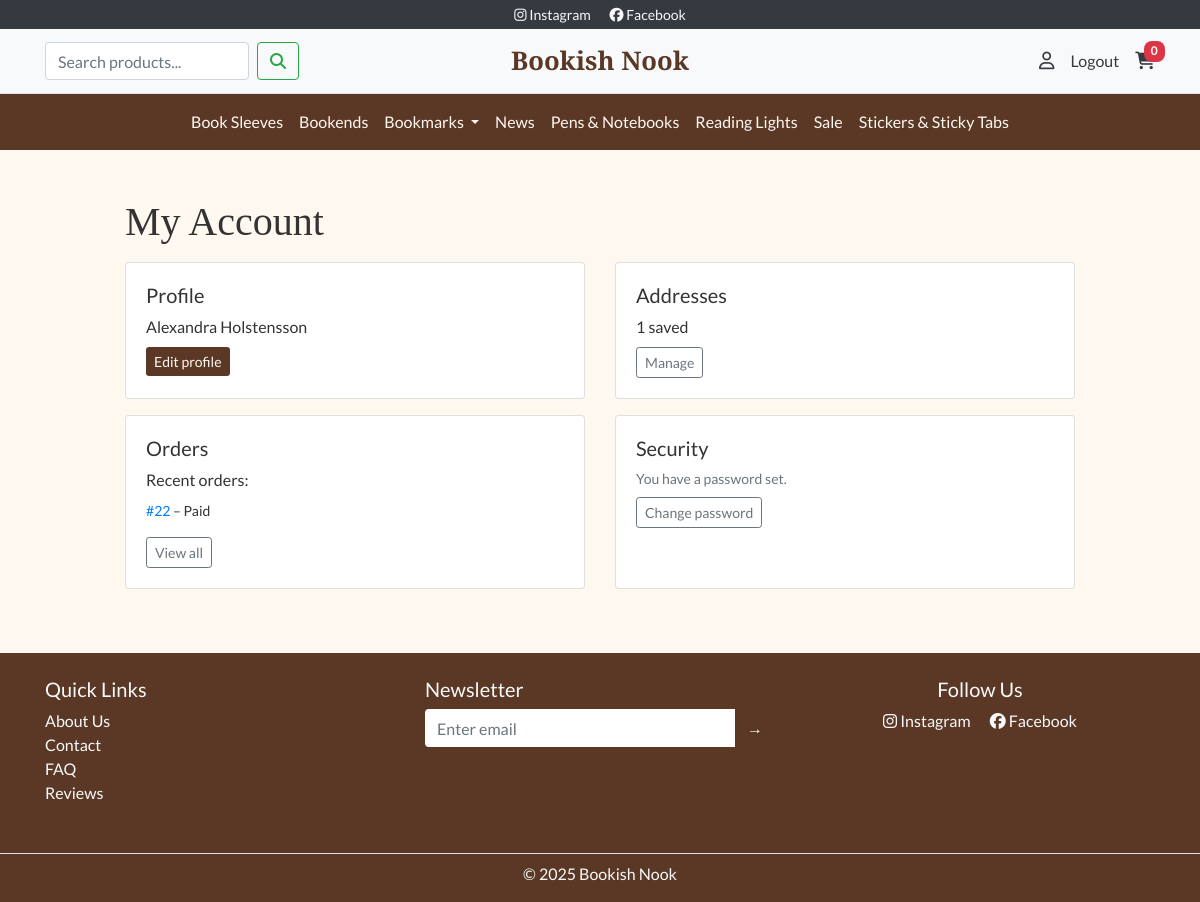
/profile/ (signed in), run on an earlier commit of the app's database.
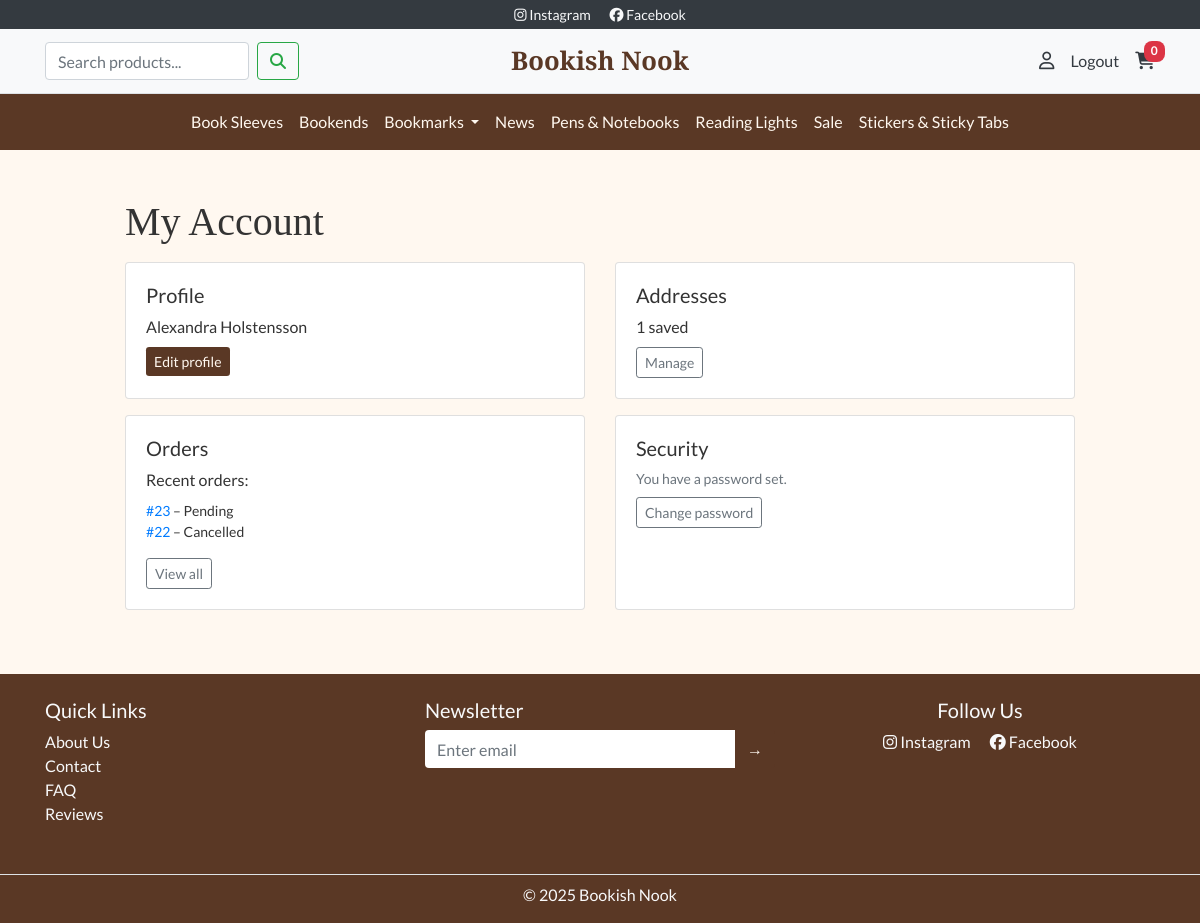
And on a later commit of the database.
### products/models.py (models this page shows, shortened)
class Category(models.Model):
    name = models.CharField(max_length=100)
    slug = models.SlugField(max_length=110, unique=False)
    parent = models.ForeignKey(
        "self", null=True, blank=True,
        related_name="children", on_delete=models.CASCADE
    )
    is_active = models.BooleanField(default=True)
    is_featured = models.BooleanField(default=False, help_text="Show on homepage")
    featured_order = models.PositiveIntegerField(default=0, help_text="Order on homepage (low first)")
    description = models.TextField(blank=True)
    image = models.ImageField(upload_to="category_images/", blank=True, null=True)
    class Meta:
        unique_together = ("parent", "slug")  # samma slug kan finnas under olika föräldrar
        ordering = ["parent__id", "name"]
    @property
    def slug_path(self):
        parts, c = [], self
        while c:
            parts.append(c.slug)
            c = c.parent
        return "/".join(reversed(parts))
    def get_absolute_url(self):
        return f"/products/category/{self.slug_path}/"

### orders/models.py (models this page shows, shortened)
class Order(models.Model):
    STATUS_CHOICES = [
        ("pending", "Pending"),
        ("paid", "Paid"),
        ("canceled", "Canceled"),
    ]
    created = models.DateTimeField(auto_now_add=True)
    updated = models.DateTimeField(auto_now=True)
    email = models.EmailField(blank=True, null=True)
    total = models.DecimalField(max_digits=10, decimal_places=2, default=0)
    shipping = models.DecimalField(max_digits=10, decimal_places=2, default=0)
    tax_amount = models.DecimalField(max_digits=10, decimal_places=2, default=0)
    grand_total = models.DecimalField(max_digits=10, decimal_places=2, default=0)
    status = models.CharField(max_length=20, choices=STATUS_CHOICES, default="pending")
    stripe_session_id = models.CharField(max_length=255, blank=True, null=True)
    full_name = models.CharField(max_length=200, blank=True, null=True)
    email = models.EmailField(blank=True, null=True)  # redan hos dig
    phone = models.CharField(max_length=50, blank=True, null=True)
    address_line1 = models.CharField(max_length=200, blank=True, null=True)
    address_line2 = models.CharField(max_length=200, blank=True, null=True)
    postal_code = models.CharField(max_length=20, blank=True, null=True)
    city = models.CharField(max_length=100, blank=True, null=True)
    country = models.CharField(max_length=2, blank=True, null=True)  # ISO 2 (SE, NO, ...)
    billing_name = models.CharField(max_length=200, blank=True, null=True)
    billing_line1 = models.CharField(max_length=200, blank=True, null=True)
    billing_line2 = models.CharField(max_length=200, blank=True, null=True)
    billing_postal = models.CharField(max_length=20, blank=True, null=True)
    billing_city = models.CharField(max_length=100, blank=True, null=True)
    billing_country = models.CharField(max_length=2, blank=True, null=True)

### profiles/views.py (the view)
# urls.py: path("", views.dashboard, name="dashboard"),
@login_required
def dashboard(request):
    orders = Order.objects.filter(email=request.user.email).order_by("-created")[:10]
    return render(request, "profiles/dashboard.html", {"orders": orders})

### bookshop/context_processors.py (called while the page is built)
def cart_count(request):
    cart = request.session.get("cart", {})
    return {"cart_count": sum(cart.values())}

def nav_categories(request):
    roots = Category.objects.filter(parent__isnull=True, is_active=True).order_by("name")
    bookmarks = Category.objects.filter(slug="bookmarks", parent__isnull=True).first()
    return {
        "root_categories": roots,      # alla rotkategorier
        "bookmarks_cat": bookmarks,    # Bookmarks-objektet (rot)
    }
    return {"root_categories": roots}

### profiles/templates/profiles/dashboard.html
{% extends "base.html" %}
{% block content %}
<div class="container my-5" style="max-width:980px;">
  <h1 class="bn-section-title mb-3">My Account</h1>
  <div class="row">
    <div class="col-md-6 mb-3">
      <div class="card h-100">
        <div class="card-body">
          <h5>Profile</h5>
          <p class="mb-2">{{ request.user.profile.full_name|default:request.user.email }}</p>
          <a class="btn btn-sm bn-btn-primary" href="{% url 'profiles:edit' %}">Edit profile</a>
        </div>
      </div>
    </div>
    <div class="col-md-6 mb-3">
      <div class="card h-100">
        <div class="card-body">
          <h5>Addresses</h5>
          <p class="mb-2">{{ request.user.addresses.count }} saved</p>
          <a class="btn btn-sm btn-outline-secondary" href="{% url 'profiles:addresses' %}">Manage</a>
        </div>
      </div>
    </div>
    <div class="col-md-6 mb-3">
      <div class="card h-100">
        <div class="card-body">
          <h5>Orders</h5>
          <p class="mb-2">Recent orders:</p>
          <ul class="list-unstyled small">
            {% for o in orders %}
              <li><a href="{% url 'profiles:order_detail' o.id %}">#{{ o.id }}</a> – {{ o.status|capfirst }}</li>
            {% empty %}<li>No recent orders.</li>{% endfor %}
          </ul>
          <a class="btn btn-sm btn-outline-secondary" href="{% url 'profiles:orders' %}">View all</a>
        </div>
      </div>
    </div>
    <div class="col-md-6 mb-3">
      <div class="card h-100">
        <div class="card-body">
          <h5>Security</h5>
          {% if request.user.has_usable_password %}
            <p class="small text-muted mb-2">You have a password set.</p>
            <a href="{% url 'account_change_password' %}" class="btn btn-sm btn-outline-secondary" data-auth-modal="1">
              Change password
            </a>
          {% else %}
            <p class="small text-warning mb-2">No password set for this account.</p>
            <a href="{% url 'account_set_password' %}" class="btn btn-sm bn-btn-primary" data-auth-modal="1">
              Set password
            </a>
          {% endif %}
        </div>
      </div>
    </div>
  </div>
</div>
{% endblock %}

### templates/includes/header.html (shortened to what this page needs)
<div class="bg-dark text-light text-center py-1 small">
  <a href="https://www.instagram.com/" class="text-light mx-2" target="_blank" rel="noopener" aria-label="Link to Instagram (opens in new tab)">
    <i class="fab fa-instagram"></i> Instagram
  </a>
  <a href="https://www.facebook.com/" class="text-light mx-2" target="_blank" rel="noopener" aria-label="Link to Facebook (opens in new tab)">
    <i class="fab fa-facebook"></i> Facebook
  </a>
</div>
<nav class="navbar navbar-light bg-light border-bottom py-2">
  <div class="container navbar-grid">
    <div class="d-flex align-items-center">
      <form action="{% url 'products:list' %}" method="get" class="form-inline d-none d-lg-flex">
        <input class="form-control mr-2"
          type="search"
          name="q"
          placeholder="Search products..."
          aria-label="Search"
          value="{{ request.GET.q|default:'' }}">
        <button class="btn btn-outline-success" type="submit">
          <i class="fas fa-search"></i>
        </button>
      </form>
    </div>
    <a class="navbar-brand bn-title text-center mx-0" href="/">Bookish Nook</a>
    <div class="d-flex align-items-center justify-content-end">
      {% if request.user.is_authenticated %}
        <a href="{% url 'profiles:dashboard' %}" class="text-dark mr-3 d-none d-lg-inline" title="My Account">
          <i class="far fa-user"></i>
        </a>
        <a href="{% url 'account_logout' %}" class="text-dark mr-3 d-none d-lg-inline">Logout</a>
      {% endif %}
      <a href="{% url 'cart:view' %}" class="text-dark position-relative" title="Cart">
        <i class="fas fa-shopping-cart"></i>
        <span class="badge badge-pill badge-danger position-absolute" style="top:-8px; right:-10px;">
          {{ cart_count|default:0 }}
        </span>
      </a>
    </div>
  </div>
</nav>
<nav class="navbar navbar-expand-lg navbar-dark bn-brown">
  <div class="collapse navbar-collapse justify-content-center" id="mainNav">
  <ul class="navbar-nav bn-navbar">
  {% for root in root_categories %}
    {% if bookmarks_cat and root.id == bookmarks_cat.id %}
      <li class="nav-item dropdown">
        <a class="nav-link dropdown-toggle"
           href="{{ bookmarks_cat.get_absolute_url }}"
           id="navBookmarks"
           data-toggle="dropdown" aria-haspopup="true" aria-expanded="false">
          {{ bookmarks_cat.name }}
        </a>
      </li>
    {% else %}
      <li class="nav-item">
        <a class="nav-link" href="{{ root.get_absolute_url }}">{{ root.name }}</a>
      </li>
    {% endif %}
  {% endfor %}
  </ul>
  </div>
</nav>

What changed in the data, as far as the page shows it:
added Order: id "23", status "Pending"
changed Order id 22: status "Paid" → "Cancelled"
